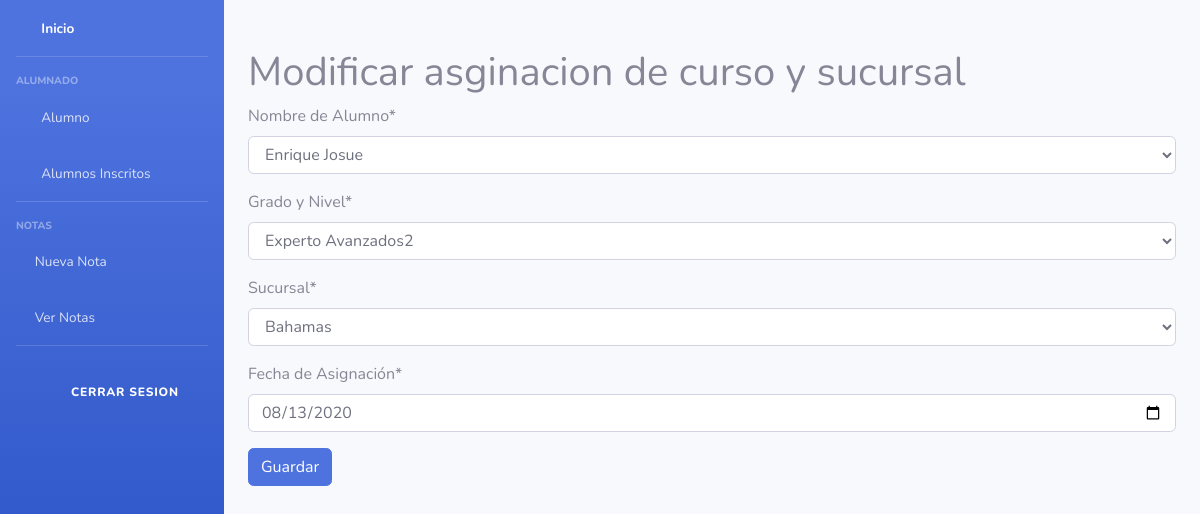
The app's page /modificarAsignacion/2/ with its own data.
### Models/Inscripcion/models.py (models this page shows, shortened)
class Inscripcion(models.Model):
    id_inscripcion = models.AutoField(primary_key=True)
    alumno_id_alumno = models.ForeignKey(Alumno, blank=False, on_delete=models.CASCADE)
    nivel_id_nivel = models.ForeignKey(Nivel, on_delete=models.CASCADE)
    sucursal_id_sucursal = models.ForeignKey(Sucursal, on_delete=models.CASCADE)
    fecha = models.DateField()
    usuario_id_user = models.ForeignKey(User, on_delete=models.CASCADE)

### Models/Inscripcion/views.py (the view)
# urls.py: path("modificarAsignacion/<id>/", formularioInscribirView.modificar_alumno_sucursal, name="modificarAsignacion"),
    def modificar_alumno_sucursal(request, id):
        modificarRegistro = Inscripcion.objects.get(id_inscripcion=id)
        data = {
            'form': formularioInscripcion(instance=modificarRegistro)
        }
        if request.method == 'POST':
            formulario = formularioInscripcion(data=request.POST, instance=modificarRegistro)
            if formulario.is_valid():
                formulario.save()
                data['mensaje'] = "modificacion correcta"
                data['form'] = formulario
        return render(request, 'modificar_inscripcion.html', data)

### Models/Inscripcion/forms.py
class formularioInscripcion(ModelForm):
    class Meta:
        model = Inscripcion
        fields = [
            'alumno_id_alumno',
            'nivel_id_nivel',
            'sucursal_id_sucursal',
            'fecha',
        ]
        labels = {
            'alumno_id_alumno': 'Nombre de Alumno',
            'nivel_id_nivel': 'Grado y Nivel',
            'sucursal_id_sucursal': 'Sucursal',
            'fecha':'Fecha de Asignación',
        }
        widgets = {
            "fecha": DateInput(attrs={'type': 'date'}),
                   }

### Models/Alumno/models.py (called while the page is built)
    def __str__(self):
        return '{} {}'.format(self.nombre, self.apellido)

### Models/Nivel/models.py (called while the page is built)
    def __str__(self):
        return '{}'.format(self.nombre_grado)

    def __str__(self):
        return '{} {}'.format(self.grado_id_grado,self.nombre_nivel)

### Models/Sucursal/models.py (called while the page is built)
    def __str__(self):
        return self.nombre

### Templates/modificar_inscripcion.html (shortened to what this page needs)
{% extends 'nabvar.html' %}
{% load crispy_forms_tags %}
{% block content %}
<div class="container-fluid">
  <div id="content-wrapper" class="d-flex flex-column">
    <h1> Modificar asginacion de  curso y sucursal </h1>
    <form method="POST" >
        {{ form|crispy}}
            <button type="submit" class="btn btn-primary">Guardar</button>
    </form>
    </div>
</div>
{% endblock %}

### records on screen
Inscripcion: alumno_id_alumno "Enrique Josue", nivel_id_nivel "Experto Avanzados2", sucursal_id_sucursal "Bahamas", fecha "08/13/2020"
